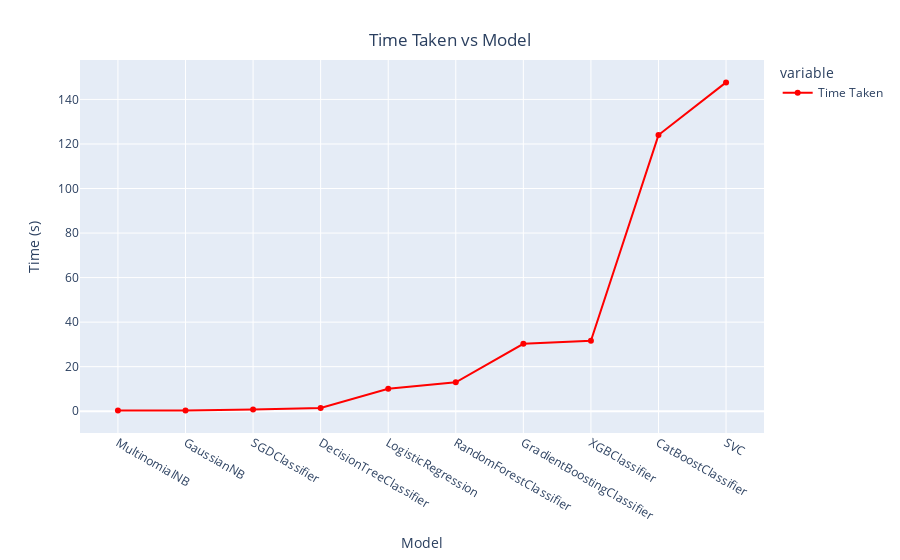

The notebook cell saved with this chart:
### Code cell
line = px.line(data_frame = df_models.sort_values('Time Taken', ascending=True),y =['Time Taken'], markers = True)
line.update_xaxes(title="Model", rangeslider_visible = False)
line.update_yaxes(title = "Time (s)")
line.update_traces(line_color="red")
line.update_layout(showlegend = True,
                   title = {
                       'text': 'Time Taken vs Model',
                       'y':0.94,
                       'x':0.5,
                       'xanchor': 'center',
                       'yanchor': 'top'})

line.show()

### Figure 1 — Plotly figure (JSON) as saved in the notebook; plotly's stock layout.template omitted (floating-point values rounded to 4 significant figures)
{"data": [{"hovertemplate": "variable=Time Taken<br>Name=%{x}<br>value=%{y}<extra></extra>", "legendgroup": "Time Taken", "line": {"color": "red", "dash": "solid"}, "marker": {"symbol": "circle"}, "mode": "markers+lines", "name": "Time Taken", "orientation": "v", "showlegend": true, "type": "scatter", "x": ["MultinomialNB", "GaussianNB", "SGDClassifier", "DecisionTreeClassifier", "LogisticRegression", "RandomForestClassifier", "GradientBoostingClassifier", "XGBClassifier", "CatBoostClassifier", "SVC"], "xaxis": "x", "y": [0.2739, 0.2755, 0.7484, 1.424, 10.07, 12.98, 30.27, 31.66, 124.0, 147.6], "yaxis": "y"}], "layout": {"legend": {"title": {"text": "variable"}, "tracegroupgap": 0}, "margin": {"t": 60}, "showlegend": true, "title": {"text": "Time Taken vs Model", "x": 0.5, "xanchor": "center", "y": 0.94, "yanchor": "top"}, "xaxis": {"anchor": "y", "domain": [0, 1], "rangeslider": {"visible": false}, "title": {"text": "Model"}}, "yaxis": {"anchor": "x", "domain": [0, 1], "title": {"text": "Time (s)"}}}}
